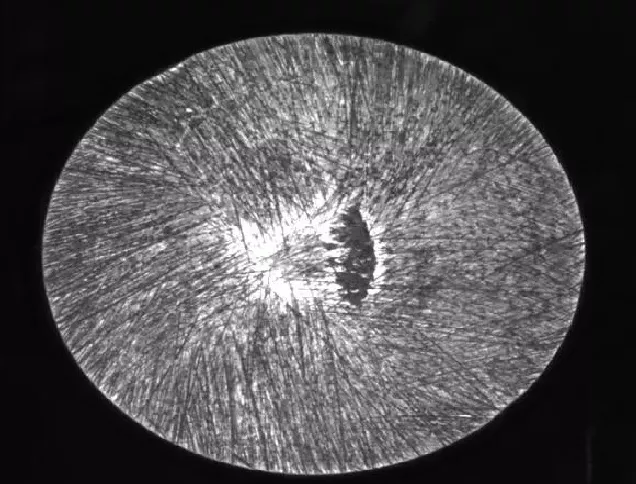
#> input picture 4_project/2_findContours/defectDetection/images/flaw.png, 636 x 484 px, found by its file name
$ python flawDetect.py
#> lines starting #> are read from the running program, lines starting #| are printed output that depends on the picture; after the words box and inside, x2 and y2 are one past the last pixel; in counts of white or black regions, pixels touching at a corner belong together
import cv2 as cv

image = cv.imread("F://pj_python//1_jihua//images_prj//flaw.png")
#> image is the input picture: shape (484, 636, 3); mean B, G, R 81.6, 79.4, 81.4
gray = cv.cvtColor(image, cv.COLOR_BGR2GRAY)
binary = cv.adaptiveThreshold(gray, 255, cv.ADAPTIVE_THRESH_GAUSSIAN_C, cv.THRESH_BINARY_INV, 7, 2)
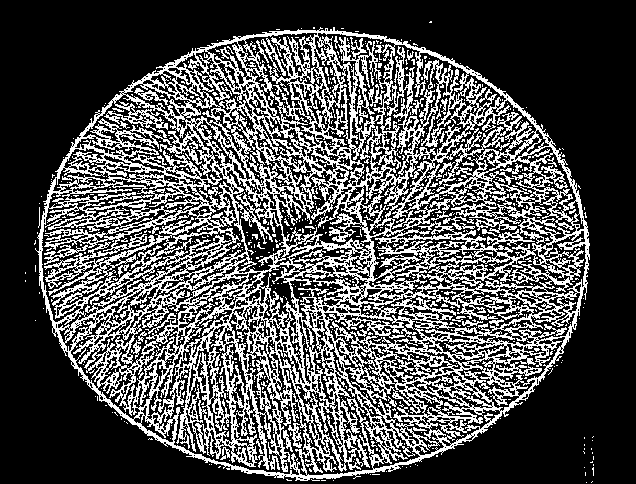
#> binary: shape (484, 636); 31.2% white in thin lines or dots, all inside (x1, y1, x2, y2) = (25, 21, 594, 483)
e1 = cv.getStructuringElement(cv.MORPH_RECT, (5, 5))
temp1 = cv.morphologyEx(binary, cv.MORPH_OPEN, e1, iterations=1)
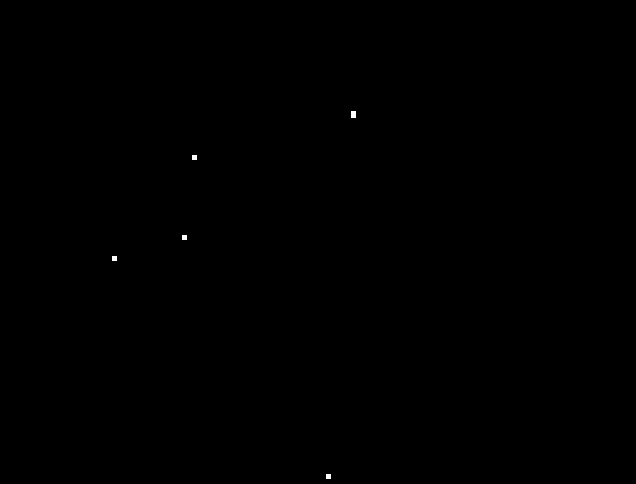
#> temp1: shape (484, 636); 0.04% white; 5 white regions
cv.imshow("binary", binary)
cv.imshow("temp1", temp1)
contours, hireachy = cv.findContours(temp1, cv.RETR_TREE, cv.CHAIN_APPROX_SIMPLE)
#> contours = 5 contours, 4 with area under 20; largest, box (x1, y1, x2, y2) and area: (351, 111, 356, 118) 24; hireachy = [[1, -1, -1, -1], [2, 0, -1, -1], [3, 1, -1, -1], [4, 2, -1, -1], [-1, 3, -1, -1]]
r = cv.drawContours(image, contours, -1, (0, 0, 255), 2)
cv.imshow("result", r)
cv.waitKey()
